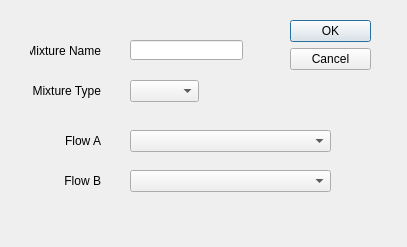
<?xml version="1.0" encoding="UTF-8"?>
<ui version="4.0">
 <class>Dialog</class>
 <widget class="QDialog" name="Dialog">
  <property name="geometry">
   <rect>
    <x>0</x>
    <y>0</y>
    <width>407</width>
    <height>247</height>
   </rect>
  </property>
  <property name="windowTitle">
   <string>Dialog</string>
  </property>
  <widget class="QDialogButtonBox" name="buttonBox">
   <property name="geometry">
    <rect>
     <x>290</x>
     <y>20</y>
     <width>81</width>
     <height>241</height>
    </rect>
   </property>
   <property name="orientation">
    <enum>Qt::Vertical</enum>
   </property>
   <property name="standardButtons">
    <set>QDialogButtonBox::Cancel|QDialogButtonBox::Ok</set>
   </property>
  </widget>
  <widget class="QLabel" name="label">
   <property name="geometry">
    <rect>
     <x>30</x>
     <y>40</y>
     <width>71</width>
     <height>21</height>
    </rect>
   </property>
   <property name="text">
    <string>Mixture Name</string>
   </property>
   <property name="alignment">
    <set>Qt::AlignRight|Qt::AlignTrailing|Qt::AlignVCenter</set>
   </property>
  </widget>
  <widget class="QLabel" name="label_2">
   <property name="geometry">
    <rect>
     <x>30</x>
     <y>80</y>
     <width>71</width>
     <height>21</height>
    </rect>
   </property>
   <property name="text">
    <string>Mixture Type</string>
   </property>
   <property name="alignment">
    <set>Qt::AlignRight|Qt::AlignTrailing|Qt::AlignVCenter</set>
   </property>
  </widget>
  <widget class="QLabel" name="label_3">
   <property name="geometry">
    <rect>
     <x>30</x>
     <y>130</y>
     <width>71</width>
     <height>21</height>
    </rect>
   </property>
   <property name="text">
    <string>Flow A</string>
   </property>
   <property name="alignment">
    <set>Qt::AlignRight|Qt::AlignTrailing|Qt::AlignVCenter</set>
   </property>
  </widget>
  <widget class="QLabel" name="label_4">
   <property name="geometry">
    <rect>
     <x>30</x>
     <y>170</y>
     <width>71</width>
     <height>21</height>
    </rect>
   </property>
   <property name="text">
    <string>Flow B</string>
   </property>
   <property name="alignment">
    <set>Qt::AlignRight|Qt::AlignTrailing|Qt::AlignVCenter</set>
   </property>
  </widget>
  <widget class="QComboBox" name="comboBox">
   <property name="geometry">
    <rect>
     <x>130</x>
     <y>80</y>
     <width>69</width>
     <height>22</height>
    </rect>
   </property>
  </widget>
  <widget class="QComboBox" name="comboBox_2">
   <property name="geometry">
    <rect>
     <x>130</x>
     <y>130</y>
     <width>201</width>
     <height>22</height>
    </rect>
   </property>
  </widget>
  <widget class="QComboBox" name="comboBox_3">
   <property name="geometry">
    <rect>
     <x>130</x>
     <y>170</y>
     <width>201</width>
     <height>22</height>
    </rect>
   </property>
  </widget>
  <widget class="QLineEdit" name="lineEdit">
   <property name="geometry">
    <rect>
     <x>130</x>
     <y>40</y>
     <width>113</width>
     <height>20</height>
    </rect>
   </property>
  </widget>
 </widget>
 <resources/>
 <connections>
  <connection>
   <sender>buttonBox</sender>
   <signal>accepted()</signal>
   <receiver>Dialog</receiver>
   <slot>accept()</slot>
   <hints>
    <hint type="sourcelabel">
     <x>248</x>
     <y>254</y>
    </hint>
    <hint type="destinationlabel">
     <x>157</x>
     <y>274</y>
    </hint>
   </hints>
  </connection>
  <connection>
   <sender>buttonBox</sender>
   <signal>rejected()</signal>
   <receiver>Dialog</receiver>
   <slot>reject()</slot>
   <hints>
    <hint type="sourcelabel">
     <x>316</x>
     <y>260</y>
    </hint>
    <hint type="destinationlabel">
     <x>286</x>
     <y>274</y>
    </hint>
   </hints>
  </connection>
 </connections>
</ui>
